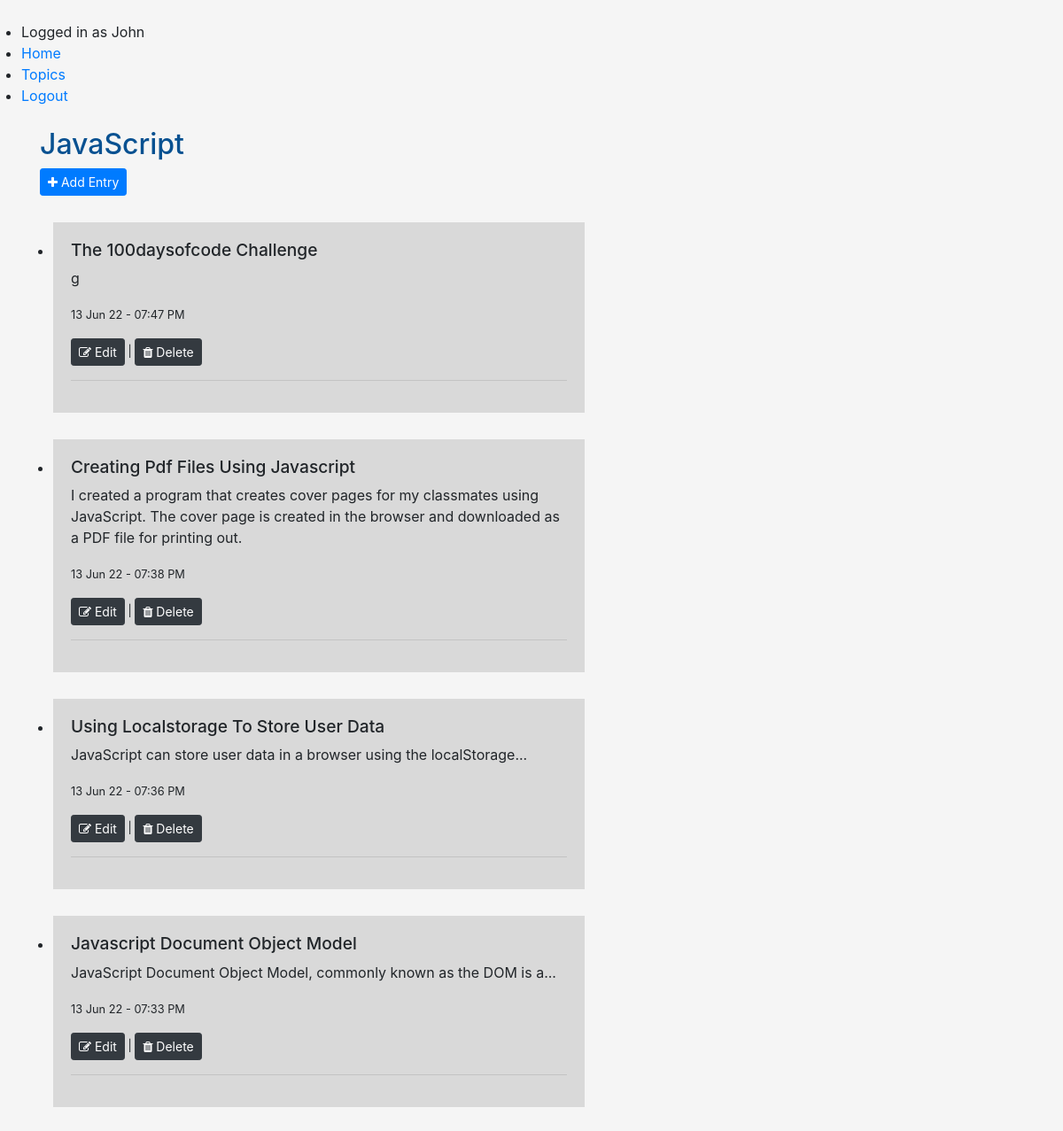
Page /topics/4/ (signed in) on the committed database.
### learning_logs/models.py (models this page shows, shortened)
class Topic(models.Model):
	owner = models.ForeignKey(User, on_delete=models.CASCADE)
	topic_name = models.CharField(max_length=60)
	date_added = models.DateTimeField(auto_now_add=True)
	time_edited = models.DateTimeField(auto_now=True)
	topic_description = models.TextField(max_length=80, blank=True, null=True)
	class Meta:
		ordering = ['-date_added']
	def __str__(self):
		return self.topic_name

class Entry(models.Model):
	topic = models.ForeignKey(Topic, on_delete=models.CASCADE)
	entry_title = models.CharField(max_length=100, blank=True)
	entry_text = models.TextField(max_length=500)
	date_added = models.DateTimeField(auto_now_add=True)
	edited = models.DateTimeField(auto_now=True, null=True)
	class Meta:
		verbose_name_plural = 'entries'
		ordering = ['-date_added']

### learning_logs/views.py (the view)
# urls.py: path('topics/<int:pk>/', views.DetailTopic.as_view(), name='topic-detail'),
class DetailTopic(LoginRequiredMixin, generic.DetailView):
	model = Topic
	template_name = 'learning_logs/topic-detail.html'

### learning_logs/templates/learning_logs/topic-detail.html (shortened to what this page needs)
{% extends 'learning_logs/base.html' %}
{% block content %}
	<h1>{{topic}}</h1>
	<a href="{% url 'new-entry' topic.id %}" class="btn btn-sm btn-primary"> <i class="fa fa-plus"></i> Add Entry</a>
	<div class="container my-4">
		<ul>
			{% for entries in topic.entry_set.all %}
				<li class="entry">
					<h2>{{entries.entry_title|title}}</h2>
					<p>{{entries.entry_text}}</p>
					<p><small>{{entries.date_added|date:'d M y - h:i A'}}</small></p>
					<p><small><a class="btn btn-sm btn-dark" href="{% url 'edit-entry' entries.id %}"><span class="fa fa-edit"></span> Edit</a> | <a class="btn btn-sm btn-dark" href="{% url 'delete-entry' entries.id %}"><span class="fa fa-trash"></span> Delete</a></small></p>
					<hr>
				</li>
			{% empty %}
			<li>No Entries were found for this topic. <br>
				When you add entries for <strong>{{topic}}</strong>, you will find them here.
			</li>
			{% endfor %}
		</ul>
	</div>
{% endblock content %}

### learning_logs/templates/learning_logs/base.html (shortened to what this page needs)
{% load static %}
<!DOCTYPE html>
<html lang="en">
<head>
	<link rel="stylesheet" href="https://cdnjs.cloudflare.com/ajax/libs/font-awesome/4.7.0/css/font-awesome.min.css">
    <link rel="stylesheet" href="https://maxcdn.bootstrapcdn.com/bootstrap/4.5.2/css/bootstrap.min.css">
	<link rel="stylesheet" href="{% static 'css/main.css' %}">
</head>
<body>
	<header class="m-4">
		<ul class="sidebar-nav">
			<li>{% if user.is_authenticated %} Logged in as {{user.username}} {% else %} Not Logged
				                        In {% endif %}
			</li>
			<li><a href="{% url 'index' %}">Home</a></li>
			<li><a href="{% url 'topics' %}">Topics</a></li>
			{% if user.is_authenticated %}
			<li><a href="{% url 'logout' %}">Logout</a></li>
			{% endif %}
		</ul>
	</header>
	<main class="container">
		{% block content %}
		{% endblock content %}
	</main>
</body>
</html>

### learning_logs/static/css/main.css (style rules this page uses)
body { background: whitesmoke; }
h1 { font-size: xx-large; color: #085191; }
h2 { font-size: larger; }
.entry { background: #d9d9d9; padding: 20px; margin: 30px 0px; max-width: 600px; }
ul { padding: 0; }

### rows in the picture
Topic: topic_name "JavaScript"
Entry: entry_title "The 100daysofcode Challenge", entry_text "g", date_added "13 Jun 22 - 07:47 PM"
Entry: entry_title "Creating Pdf Files Using Javascript", entry_text "I created a program that creates cover pages for my classmates using JavaScript. The cover page is created in the browser and downloaded as a PDF file for printing out.", date_added "13 Jun 22 - 07:38 PM"
Entry: entry_title "Using Localstorage To Store User Data", entry_text "JavaScript can store user data in a browser using the localStorage...", date_added "13 Jun 22 - 07:36 PM"
Entry: entry_title "Javascript Document Object Model", entry_text "JavaScript Document Object Model, commonly known as the DOM is a...", date_added "13 Jun 22 - 07:33 PM"

### other values in the picture
{{ user.username }} "John"
